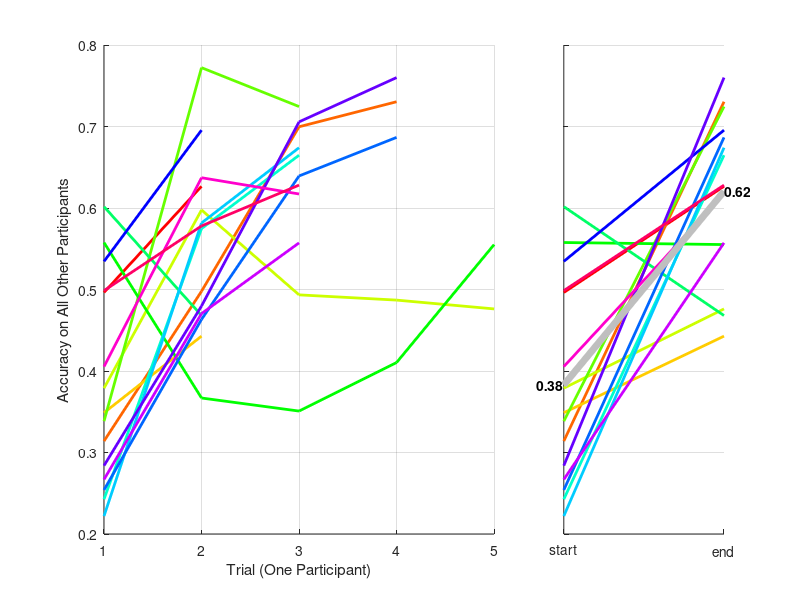
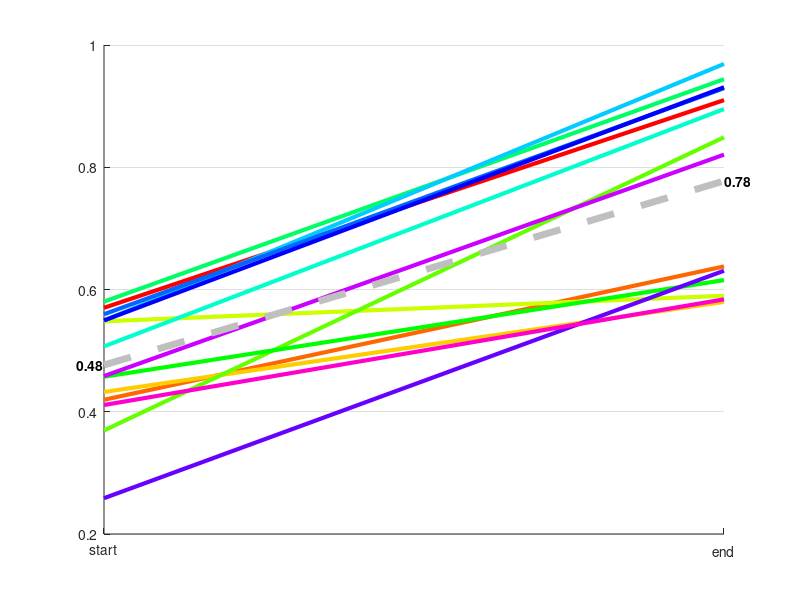

The MATLAB script that drew these images, in order:
clear;
close all;

load('accuracy_cross_subject.mat');

% removing subjetc #7 (problem in data)
% k = 1;
% for subj=[1:6,8:length(accuracy_mean)],
%     accuracy_mean2{k} = accuracy_mean{subj};
%     subjects2{k} = subjects{subj};
%     k = k+1;
% end
% accuracy_mean = accuracy_mean2;
% subjects = subjects2;
% clear accuracy_mean2 subjects2;

h = figure;
set(h, 'position', [2413         390         815         420]);

subplot (1,3,[1 2]);
hold on;

colors = hsv(length(accuracy_mean));

for subj=1:length(accuracy_mean),
    
    means = cell2mat(accuracy_mean{subj});
    errors = cell2mat(accuracy_std{subj})/sqrt(8);
    
%     shadedErrorBar(1:length(means), means, errors, colors(subj,:), 1);
    
    plot(1:length(accuracy_mean{subj}), cell2mat(accuracy_mean{subj}), 'color', colors(subj,:), 'linewidth', 2);
%     errorbar(1:length(accuracy_mean{subj}), cell2mat(accuracy_mean{subj}), cell2mat(accuracy_mean{subj})-cell2mat(accuracy_low{subj}), cell2mat(accuracy_high{subj})-cell2mat(accuracy_mean{subj}), 'color', colors(subj,:));
    
    accuracy_vector{subj} = cell2mat(accuracy_mean{subj});
    
    accuracy_first(subj) = accuracy_mean{subj}{1};
    accuracy_last(subj) = accuracy_mean{subj}{end};
    
end

grid on;
% legend(subjects, 'location','SE');
xlabel('Trial (One Participant)');
ylabel('Accuracy on All Other Participants');
set(gca, 'xtick', 1:5);

subplot (1,3,3);
hold on;
for subj=1:length(accuracy_mean),
    plot([accuracy_first(subj) accuracy_last(subj)], 'color', colors(subj,:), 'linewidth',2);
end

plot([mean(accuracy_first) mean(accuracy_last)], 'color', [.75 .75 .75], 'linewidth', 5);
text(1, mean(accuracy_first), sprintf('%.2f',mean(accuracy_first)),'horizontalalignment','right','fontweight','bold');
text(2, mean(accuracy_last), sprintf('%.2f',mean(accuracy_last)),'fontweight','bold');

set(gca, 'xtick', [1 2], 'xticklabel', {'start','end'});
set(gca, 'yticklabel', []);
set(gca, 'ygrid', 'on');

load('accuracy_cross_subject_loocv.mat');
accuracy_before(7) = [];
accuracy_after(7) = [];
h = figure(2);
set(h, 'position', [504   444   393   504]);
hold on;
for subj = 1:length(accuracy_before),
    plot([accuracy_before(subj) accuracy_after(subj)], 'color', colors(subj,:), 'linewidth', 3);
end
plot([mean(accuracy_before) mean(accuracy_after)], '--', 'color', [.75 .75 .75], 'linewidth', 5);
text(1, mean(accuracy_before), sprintf('%.2f',mean(accuracy_before)),'horizontalalignment','right','fontweight','bold');
text(2, mean(accuracy_after), sprintf('%.2f',mean(accuracy_after)),'fontweight','bold');
set(gca, 'xtick', [1 2], 'xticklabel', {'start','end'});
set(gca, 'ygrid', 'on');
% legend(subjects);